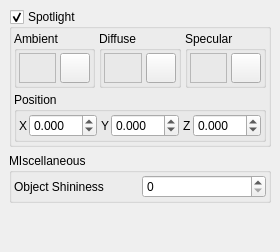
         <widget class="QWidget" name="LightingSubTab" >
          <attribute name="title" >
           <string>Lighting</string>
          </attribute>
          <layout class="QVBoxLayout" >
           <property name="margin" >
            <number>9</number>
           </property>
           <property name="spacing" >
            <number>6</number>
           </property>
           <item>
            <widget class="QGroupBox" name="SpotlightGroup" >
             <property name="title" >
              <string>Spotlight</string>
             </property>
             <property name="checkable" >
              <bool>true</bool>
             </property>
             <property name="checked" >
              <bool>true</bool>
             </property>
             <layout class="QVBoxLayout" >
              <property name="margin" >
               <number>2</number>
              </property>
              <property name="spacing" >
               <number>4</number>
              </property>
              <item>
               <layout class="QHBoxLayout" >
                <property name="margin" >
                 <number>0</number>
                </property>
                <property name="spacing" >
                 <number>4</number>
                </property>
                <item>
                 <widget class="QGroupBox" name="AmbientLightGroup_2" >
                  <property name="sizePolicy" >
                   <sizepolicy>
                    <hsizetype>7</hsizetype>
                    <vsizetype>1</vsizetype>
                    <horstretch>0</horstretch>
                    <verstretch>0</verstretch>
                   </sizepolicy>
                  </property>
                  <property name="title" >
                   <string>Ambient</string>
                  </property>
                  <layout class="QVBoxLayout" >
                   <property name="margin" >
                    <number>2</number>
                   </property>
                   <property name="spacing" >
                    <number>0</number>
                   </property>
                   <item>
                    <layout class="QHBoxLayout" >
                     <property name="margin" >
                      <number>0</number>
                     </property>
                     <property name="spacing" >
                      <number>4</number>
                     </property>
                     <item>
                      <widget class="TColourFrame" name="SpotlightAmbientColourFrame" >
                       <property name="sizePolicy" >
                        <sizepolicy>
                         <hsizetype>7</hsizetype>
                         <vsizetype>1</vsizetype>
                         <horstretch>0</horstretch>
                         <verstretch>0</verstretch>
                        </sizepolicy>
                       </property>
                       <property name="frameShape" >
                        <enum>QFrame::StyledPanel</enum>
                       </property>
                       <property name="frameShadow" >
                        <enum>QFrame::Raised</enum>
                       </property>
                      </widget>
                     </item>
                     <item>
                      <widget class="QPushButton" name="SpotlightAmbientColourButton" >
                       <property name="sizePolicy" >
                        <sizepolicy>
                         <hsizetype>5</hsizetype>
                         <vsizetype>5</vsizetype>
                         <horstretch>0</horstretch>
                         <verstretch>0</verstretch>
                        </sizepolicy>
                       </property>
                       <property name="minimumSize" >
                        <size>
                         <width>30</width>
                         <height>30</height>
                        </size>
                       </property>
                       <property name="maximumSize" >
                        <size>
                         <width>30</width>
                         <height>30</height>
                        </size>
                       </property>
                       <property name="text" >
                        <string/>
                       </property>
                       <property name="icon" >
                        <iconset resource="icons.qrc" >:/basic/icons/basic_colour.svg</iconset>
                       </property>
                      </widget>
                     </item>
                    </layout>
                   </item>
                  </layout>
                 </widget>
                </item>
                <item>
                 <widget class="QGroupBox" name="DiffuseLightGroup_2" >
                  <property name="sizePolicy" >
                   <sizepolicy>
                    <hsizetype>7</hsizetype>
                    <vsizetype>1</vsizetype>
                    <horstretch>0</horstretch>
                    <verstretch>0</verstretch>
                   </sizepolicy>
                  </property>
                  <property name="title" >
                   <string>Diffuse</string>
                  </property>
                  <layout class="QVBoxLayout" >
                   <property name="margin" >
                    <number>2</number>
                   </property>
                   <property name="spacing" >
                    <number>0</number>
                   </property>
                   <item>
                    <layout class="QHBoxLayout" >
                     <property name="margin" >
                      <number>0</number>
                     </property>
                     <property name="spacing" >
                      <number>4</number>
                     </property>
                     <item>
                      <widget class="TColourFrame" name="SpotlightDiffuseColourFrame" >
                       <property name="sizePolicy" >
                        <sizepolicy>
                         <hsizetype>7</hsizetype>
                         <vsizetype>1</vsizetype>
                         <horstretch>0</horstretch>
                         <verstretch>0</verstretch>
                        </sizepolicy>
                       </property>
                       <property name="frameShape" >
                        <enum>QFrame::StyledPanel</enum>
                       </property>
                       <property name="frameShadow" >
                        <enum>QFrame::Raised</enum>
                       </property>
                      </widget>
                     </item>
                     <item>
                      <widget class="QPushButton" name="SpotlightDiffuseColourButton" >
                       <property name="sizePolicy" >
                        <sizepolicy>
                         <hsizetype>5</hsizetype>
                         <vsizetype>5</vsizetype>
                         <horstretch>0</horstretch>
                         <verstretch>0</verstretch>
                        </sizepolicy>
                       </property>
                       <property name="minimumSize" >
                        <size>
                         <width>30</width>
                         <height>30</height>
                        </size>
                       </property>
                       <property name="maximumSize" >
                        <size>
                         <width>30</width>
                         <height>30</height>
                        </size>
                       </property>
                       <property name="text" >
                        <string/>
                       </property>
                       <property name="icon" >
                        <iconset resource="icons.qrc" >:/basic/icons/basic_colour.svg</iconset>
                       </property>
                      </widget>
                     </item>
                    </layout>
                   </item>
                  </layout>
                 </widget>
                </item>
                <item>
                 <widget class="QGroupBox" name="SpecularLightGroup_2" >
                  <property name="sizePolicy" >
                   <sizepolicy>
                    <hsizetype>7</hsizetype>
                    <vsizetype>1</vsizetype>
                    <horstretch>0</horstretch>
                    <verstretch>0</verstretch>
                   </sizepolicy>
                  </property>
                  <property name="title" >
                   <string>Specular</string>
                  </property>
                  <layout class="QVBoxLayout" >
                   <property name="margin" >
                    <number>2</number>
                   </property>
                   <property name="spacing" >
                    <number>0</number>
                   </property>
                   <item>
                    <layout class="QHBoxLayout" >
                     <property name="margin" >
                      <number>0</number>
                     </property>
                     <property name="spacing" >
                      <number>4</number>
                     </property>
                     <item>
                      <widget class="TColourFrame" name="SpotlightSpecularColourFrame" >
                       <property name="sizePolicy" >
                        <sizepolicy>
                         <hsizetype>7</hsizetype>
                         <vsizetype>1</vsizetype>
                         <horstretch>0</horstretch>
                         <verstretch>0</verstretch>
                        </sizepolicy>
                       </property>
                       <property name="frameShape" >
                        <enum>QFrame::StyledPanel</enum>
                       </property>
                       <property name="frameShadow" >
                        <enum>QFrame::Raised</enum>
                       </property>
                      </widget>
                     </item>
                     <item>
                      <widget class="QPushButton" name="SpotlightSpecularColourButton" >
                       <property name="sizePolicy" >
                        <sizepolicy>
                         <hsizetype>5</hsizetype>
                         <vsizetype>5</vsizetype>
                         <horstretch>0</horstretch>
                         <verstretch>0</verstretch>
                        </sizepolicy>
                       </property>
                       <property name="minimumSize" >
                        <size>
                         <width>30</width>
                         <height>30</height>
                        </size>
                       </property>
                       <property name="maximumSize" >
                        <size>
                         <width>30</width>
                         <height>30</height>
                        </size>
                       </property>
                       <property name="text" >
                        <string/>
                       </property>
                       <property name="icon" >
                        <iconset resource="icons.qrc" >:/basic/icons/basic_colour.svg</iconset>
                       </property>
                      </widget>
                     </item>
                    </layout>
                   </item>
                  </layout>
                 </widget>
                </item>
               </layout>
              </item>
              <item>
               <widget class="QGroupBox" name="LightPositionGroup" >
                <property name="sizePolicy" >
                 <sizepolicy>
                  <hsizetype>7</hsizetype>
                  <vsizetype>1</vsizetype>
                  <horstretch>0</horstretch>
                  <verstretch>0</verstretch>
                 </sizepolicy>
                </property>
                <property name="title" >
                 <string>Position</string>
                </property>
                <layout class="QHBoxLayout" >
                 <property name="margin" >
                  <number>2</number>
                 </property>
                 <property name="spacing" >
                  <number>4</number>
                 </property>
                 <item>
                  <layout class="QHBoxLayout" >
                   <property name="margin" >
                    <number>0</number>
                   </property>
                   <property name="spacing" >
                    <number>2</number>
                   </property>
                   <item>
                    <widget class="QLabel" name="label_22" >
                     <property name="sizePolicy" >
                      <sizepolicy>
                       <hsizetype>1</hsizetype>
                       <vsizetype>5</vsizetype>
                       <horstretch>0</horstretch>
                       <verstretch>0</verstretch>
                      </sizepolicy>
                     </property>
                     <property name="text" >
                      <string>X</string>
                     </property>
                    </widget>
                   </item>
                   <item>
                    <widget class="QDoubleSpinBox" name="SpotlightPositionXSpin" >
                     <property name="sizePolicy" >
                      <sizepolicy>
                       <hsizetype>7</hsizetype>
                       <vsizetype>0</vsizetype>
                       <horstretch>0</horstretch>
                       <verstretch>0</verstretch>
                      </sizepolicy>
                     </property>
                     <property name="decimals" >
                      <number>3</number>
                     </property>
                     <property name="maximum" >
                      <double>10.000000000000000</double>
                     </property>
                     <property name="minimum" >
                      <double>-10.000000000000000</double>
                     </property>
                     <property name="singleStep" >
                      <double>0.200000000000000</double>
                     </property>
                    </widget>
                   </item>
                  </layout>
                 </item>
                 <item>
                  <layout class="QHBoxLayout" >
                   <property name="margin" >
                    <number>0</number>
                   </property>
                   <property name="spacing" >
                    <number>2</number>
                   </property>
                   <item>
                    <widget class="QLabel" name="label_21" >
                     <property name="sizePolicy" >
                      <sizepolicy>
                       <hsizetype>1</hsizetype>
                       <vsizetype>5</vsizetype>
                       <horstretch>0</horstretch>
                       <verstretch>0</verstretch>
                      </sizepolicy>
                     </property>
                     <property name="text" >
                      <string>Y</string>
                     </property>
                    </widget>
                   </item>
                   <item>
                    <widget class="QDoubleSpinBox" name="SpotlightPositionYSpin" >
                     <property name="sizePolicy" >
                      <sizepolicy>
                       <hsizetype>7</hsizetype>
                       <vsizetype>0</vsizetype>
                       <horstretch>0</horstretch>
                       <verstretch>0</verstretch>
                      </sizepolicy>
                     </property>
                     <property name="decimals" >
                      <number>3</number>
                     </property>
                     <property name="maximum" >
                      <double>10.000000000000000</double>
                     </property>
                     <property name="minimum" >
                      <double>-10.000000000000000</double>
                     </property>
                     <property name="singleStep" >
                      <double>0.200000000000000</double>
                     </property>
                    </widget>
                   </item>
                  </layout>
                 </item>
                 <item>
                  <layout class="QHBoxLayout" >
                   <property name="margin" >
                    <number>0</number>
                   </property>
                   <property name="spacing" >
                    <number>2</number>
                   </property>
                   <item>
                    <widget class="QLabel" name="label_20" >
                     <property name="sizePolicy" >
                      <sizepolicy>
                       <hsizetype>1</hsizetype>
                       <vsizetype>5</vsizetype>
                       <horstretch>0</horstretch>
                       <verstretch>0</verstretch>
                      </sizepolicy>
                     </property>
                     <property name="text" >
                      <string>Z</string>
                     </property>
                    </widget>
                   </item>
                   <item>
                    <widget class="QDoubleSpinBox" name="SpotlightPositionZSpin" >
                     <property name="sizePolicy" >
                      <sizepolicy>
                       <hsizetype>7</hsizetype>
                       <vsizetype>0</vsizetype>
                       <horstretch>0</horstretch>
                       <verstretch>0</verstretch>
                      </sizepolicy>
                     </property>
                     <property name="decimals" >
                      <number>3</number>
                     </property>
                     <property name="maximum" >
                      <double>10.000000000000000</double>
                     </property>
                     <property name="minimum" >
                      <double>-10.000000000000000</double>
                     </property>
                     <property name="singleStep" >
                      <double>0.200000000000000</double>
                     </property>
                    </widget>
                   </item>
                  </layout>
                 </item>
                </layout>
               </widget>
              </item>
             </layout>
            </widget>
           </item>
           <item>
            <widget class="QGroupBox" name="MiscLightingGroup" >
             <property name="title" >
              <string>MIscellaneous</string>
             </property>
             <layout class="QHBoxLayout" >
              <property name="margin" >
               <number>2</number>
              </property>
              <property name="spacing" >
               <number>4</number>
              </property>
              <item>
               <widget class="QLabel" name="ZoomThlabel_2" >
                <property name="text" >
                 <string>Object Shininess</string>
                </property>
               </widget>
              </item>
              <item>
               <widget class="QSpinBox" name="ShininessSpin" >
                <property name="maximum" >
                 <number>127</number>
                </property>
               </widget>
              </item>
             </layout>
            </widget>
           </item>
           <item>
            <spacer>
             <property name="orientation" >
              <enum>Qt::Vertical</enum>
             </property>
             <property name="sizeHint" >
              <size>
               <width>20</width>
               <height>40</height>
              </size>
             </property>
            </spacer>
           </item>
          </layout>
         </widget>
